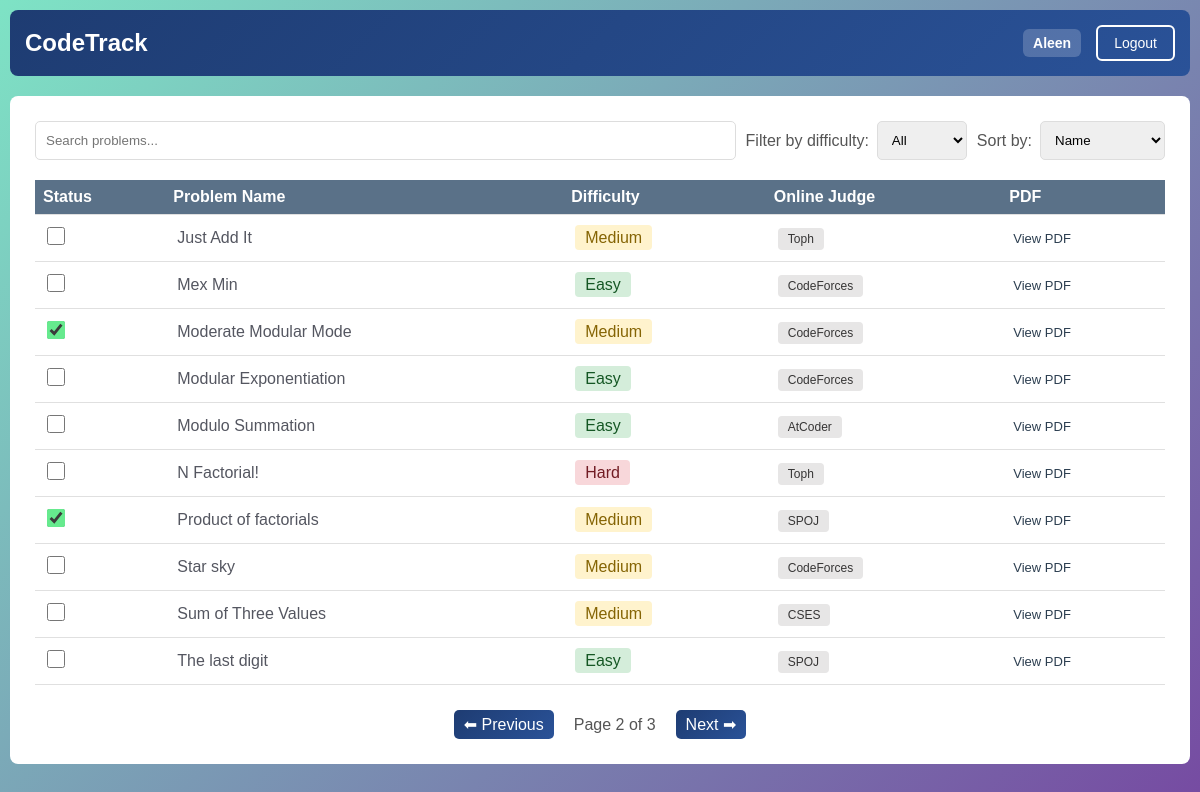
Page /dashboard/?page=2 (signed in) on the committed database.
### tracker/models.py (models this page shows, shortened)
class Problem(models.Model):
    difficulty_choices = [
        ('Easy', 'Easy'),
        ('Medium', 'Medium'),
        ('Hard', 'Hard'),
    ]
    oj_choices = [
        ('LeetCode', 'LeetCode'),
        ('HackerRank', 'HackerRank'),
        ('CodeForces', 'CodeForces'),
        ('CodeChef', 'CodeChef'),
        ('AtCoder', 'AtCoder'),
        ('GeeksforGeeks', 'GeeksforGeeks'),
        ('SPOJ', 'SPOJ'),
        ('Other', 'Other'),
        ('Eolymp', 'Eolymp'),
        ('CSES', 'CSES'),
        ('Toph', 'Toph'),
    ]
    title = models.CharField(max_length=200)
    difficulty = models.CharField(max_length=10, choices=difficulty_choices, default='Easy')
    online_judge = models.CharField(max_length=20, choices=oj_choices, default='CodeForces')
    link = models.URLField(max_length=500)
    problem_pdf = models.FileField(
        upload_to='Problem_PDF/',
        validators=[FileExtensionValidator(['pdf'])],
        blank=True,
        null=True,
        help_text="Upload a PDF file for the problem"
    )
    created_at = models.DateTimeField(auto_now_add=True, editable=True)
    class Meta:
        ordering = ['title']

### tracker/views.py (the view)
# urls.py: path('dashboard/', views.dashboard_view, name='dashboard'),
@login_required
def dashboard_view(request):
    problems = Problem.objects.all()
    solved_problems = SolvedProblem.objects.filter(user=request.user).values_list('problem_id', flat=True)
    total_solved = solved_problems.count()
    total_problems = problems.count()
    problems_data = []
    for problem in problems:
        problems_data.append({
            'id': problem.id,
            'title': problem.title,
            'difficulty': problem.difficulty,
            'online_judge': problem.online_judge,
            'link': problem.link,
            'problem_pdf': problem.problem_pdf,
            'solved': problem.id in solved_problems
        })
    paginator = Paginator(problems_data, 10)
    page_number = request.GET.get('page')
    page_obj = paginator.get_page(page_number)
    context = {
        'page_obj': page_obj,
        'total_solved': total_solved,
        'total_problems': total_problems,
    }
    return render(request, 'dashboard.html', context)

### templates/dashboard.html (shortened to what this page needs)
{% extends 'base.html' %}
{% load static %}
{% block extra_css %}
<link rel="stylesheet" href="{% static 'css/dashboard.css' %}">
{% endblock %}
{% block content %}
<div class="dashboard">
    <div class="controls">
        <input type="text" id="search-box" placeholder="Search problems..." class="search-box">
        <div class="filter-group">
            <label>Filter by difficulty:</label>
            <select id="difficulty-filter">
                <option value="all">All</option>
            </select>
        </div>
        <div class="filter-group">
            <label>Sort by:</label>
            <select id="sort-select">
                <option value="name">Name</option>
            </select>
        </div>
    </div>
    <div class="problems-container">
        <table class="problems-table">
            <thead>
                <tr>
                    <th>Status</th>
                    <th>Problem Name</th>
                    <th>Difficulty</th>
                    <th>Online Judge</th>
                    <th>PDF</th>
                </tr>
            </thead>
            <tbody id="problems-list">
                {% for problem in page_obj %}
                <tr class="problem-row"
                    data-id="{{ problem.id }}"
                    data-title="{{ problem.title }}"
                    data-difficulty="{{ problem.difficulty }}"
                    data-solved="{{ problem.solved|lower }}"
                    data-link="{{ problem.link }}">
                    <td>
                        <form method="post" action="{% url 'toggle_solved' problem.id %}" style="margin:0;">
                            <input type="checkbox" class="solve-checkbox" onchange="this.form.submit()"
                                   {% if problem.solved %}checked{% endif %}>
                        </form>
                    </td>
                    <td>
                        <a href="{{ problem.link }}" target="_blank" class="problem-link">
                            {{ problem.title }}
                        </a>
                    </td>
                    <td>
                        <span class="difficulty-badge difficulty-{{ problem.difficulty|lower }}">
                            {{ problem.difficulty }}
                        </span>
                    </td>
                    <td>
                        <span class="judge-badge">{{ problem.online_judge }}</span>
                    </td>
                    <td>
                        {% if problem.problem_pdf %}
                            <a href="{{ problem.problem_pdf.url }}" target="_blank" class="pdf-link">View PDF</a>
                        {% else %}
                            <span class="no-pdf">—</span>
                        {% endif %}
                    </td>
                </tr>
                {% endfor %}
            </tbody>
        </table>
    </div>
    <div class="pagination">
        {% if page_obj.has_previous %}
            <a href="?page={{ page_obj.previous_page_number }}">⬅ Previous</a>
        {% endif %}
        <span>Page {{ page_obj.number }} of {{ page_obj.paginator.num_pages }}</span>
        {% if page_obj.has_next %}
            <a href="?page={{ page_obj.next_page_number }}">Next ➡</a>
        {% endif %}
    </div>
</div>
{% endblock %}

### templates/base.html (shortened to what this page needs)
<!DOCTYPE html>
<html lang="en">
<head>
    {% load static %}
    <link rel="stylesheet" href="{% static 'css/base.css' %}">
    {% block extra_css %}{% endblock %}
</head>
<body>
    <nav class="navbar">
        <div class="container">
            <a href="{% if user.is_authenticated %}{% url 'dashboard' %}{% else %}{% url 'home' %}{% endif %}" class="logo">CodeTrack</a>
            {% if user.is_authenticated %}
            <div class="nav-links">
                <a href="{% url 'profile' %}" class="username">{{ user.username }}</a>
                <a href="{% url 'logout' %}" class="btn btn-secondary">Logout</a>
            </div>
            {% else %}
            <div class="nav-links">
                <a href="{% url 'login' %}" class="btn">Login</a>
                <a href="{% url 'register' %}" class="btn btn-secondary">Register</a>
            </div>
            {% endif %}
        </div>
    </nav>
    <div class="container">
        {% block content %}{% endblock %}
    </div>
</body>
</html>

### static/css/base.css (style rules this page uses)
* { margin: 0; padding: 0; box-sizing: border-box; }
body { font-family: Arial, sans-serif; background: linear-gradient(135deg, #7ee3c5 0%, #764ba2 100%); min-height: 100vh; padding: 10px; }
.navbar { background: linear-gradient(135deg, #1e3c72 0%, #2a5298 100%); color : white; padding: 15px; margin-bottom: 20px; border-radius: 8px; }
.container { max-width: 1200px; margin: 0 auto; }
.navbar .container { display: flex; justify-content: space-between; align-items: center; }
.logo { font-size: 24px; font-weight: bold; color: white; text-decoration: none; }
.nav-links { display: flex; gap: 15px; align-items: center; }
.username { color: white; text-decoration: none; font-weight: 600; font-size: 14px; padding: 6px 10px; border-radius: 6px; background: rgba(255, 255, 255, 0.2); }
.btn { padding: 8px 16px; border: 2px solid white; background: transparent; color: white; cursor: pointer; text-decoration: none; display: inline-block; border-radius: 6px; font-weight: 500; font-size: 14px; }

### static/css/dashboard.css (style rules this page uses)
.dashboard { background: white; padding: 25px; border-radius: 8px; }
.controls { margin-bottom: 20px; display: flex; gap: 10px; flex-wrap: wrap; }
.search-box { flex: 1; padding: 10px; border: 1px solid #ddd; border-radius: 5px; }
.filter-group { display: flex; gap: 8px; align-items: center; }
.filter-group label { font-weight: 500; color: #555; }
.filter-group select { padding: 10px; border: 1px solid #ddd; border-radius: 5px; cursor: pointer; }
.problems-table { width: 100%; border-collapse: collapse; }
.problems-table th, .problems-table td { padding: 12px; border-bottom: 1px solid #e0e0e0; text-align: left; }
.problems-table th { padding: 8px; background: #5a7188; color: white; font-weight: 600; }
.problem-link { color: #020513ac; text-decoration: none; }
.difficulty-easy { background: #d4edda; color: #155724; padding: 4px 10px; border-radius: 4px; }
.difficulty-medium { background: #fff3cd; color: #856404; padding: 4px 10px; border-radius: 4px; }
.difficulty-hard { background: #f8d7da; color: #721c24; padding: 4px 10px; border-radius: 4px; }
.solve-checkbox { width: 18px; height: 18px; cursor: pointer; accent-color: #66ea8e; }
.judge-badge { background: #e7e6e6; color: #363535; padding: 4px 10px; border-radius: 4px; font-size: 12px; }
.pdf-link { color: #2c3e50; text-decoration: none; font-size: 13px; }
.pagination { margin-top: 25px; display: flex; justify-content: center; align-items: center; gap: 20px; }
.pagination a { background: linear-gradient(135deg, #1e3c72 0%, #2a5298 100%); color: white; padding: 5px 10px; text-decoration: none; border-radius: 5px; }
.pagination span { color: #555; }

### rows in the picture
Problem: title "Just Add It", difficulty "Medium", online_judge "Toph"
Problem: title "Mex Min", difficulty "Easy", online_judge "CodeForces"
Problem: title "Moderate Modular Mode", difficulty "Medium", online_judge "CodeForces"
Problem: title "Modular Exponentiation", difficulty "Easy", online_judge "CodeForces"
Problem: title "Modulo Summation", difficulty "Easy", online_judge "AtCoder"
Problem: title "N Factorial!", difficulty "Hard", online_judge "Toph"
Problem: title "Product of factorials", difficulty "Medium", online_judge "SPOJ"
Problem: title "Star sky", difficulty "Medium", online_judge "CodeForces"
Problem: title "Sum of Three Values", difficulty "Medium", online_judge "CSES"
Problem: title "The last digit", difficulty "Easy", online_judge "SPOJ"

### other values in the picture
{{ user.username }} "Aleen"
{{ page_obj.number }} "2"
{{ page_obj.paginator.num_pages }} "3"
